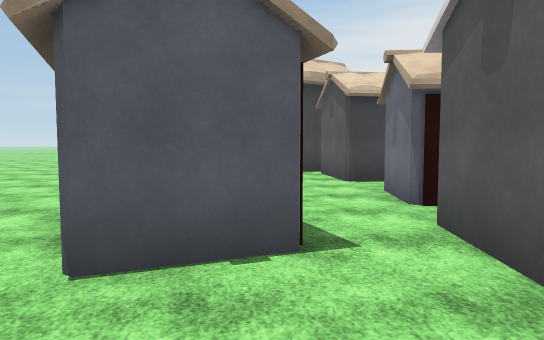
[1] (above)

24 first-person views from a walk through a Unity game level. The camera is 1.5 m above the floor, tilts 4° down and sees 70° across. The floor is counted in squares, 2 m on a side. Each view is taken from the middle of a square. On the plan, view 1 faces up. The plan holds only what a view shows up to about 12 squares ahead; the rest is blank. The place goes on beyond the plan. The player is left out. Some animated figures are left out. Some surface patterns are stand-ins.

[2]
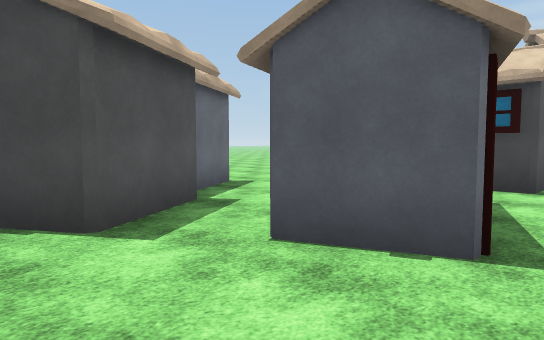

[3]
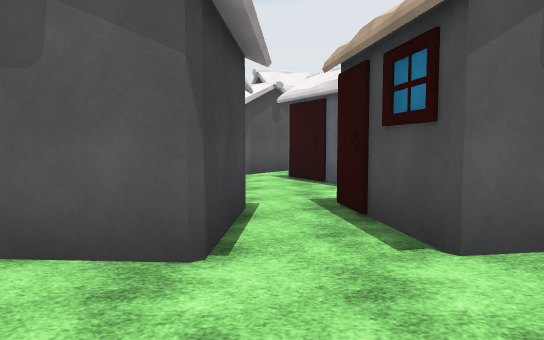

[4]
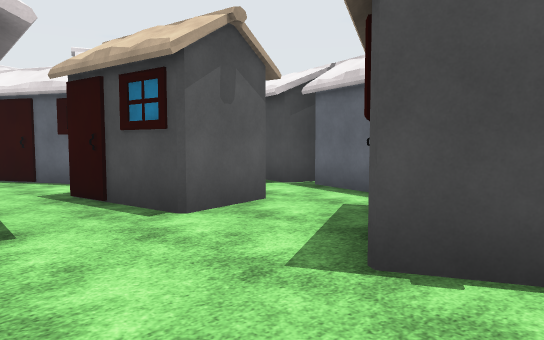

[5]
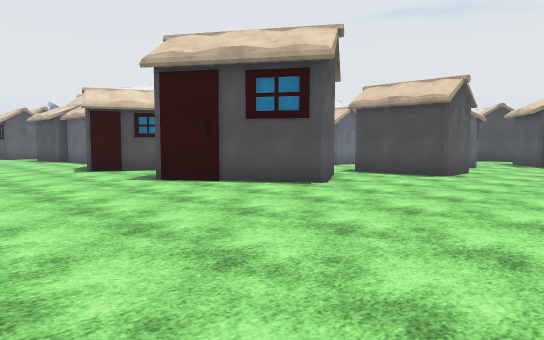

[6]
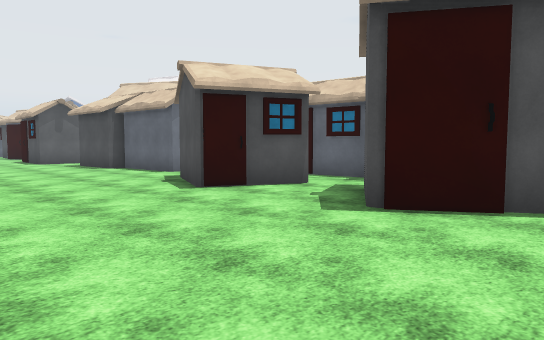

[7]
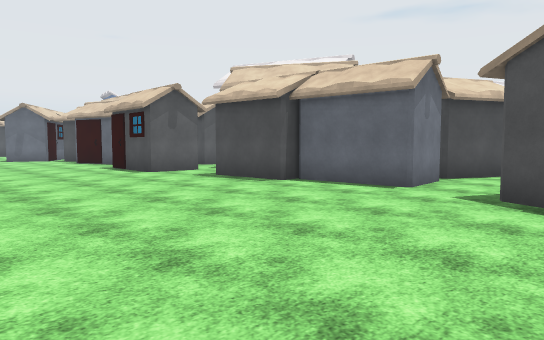

[8]
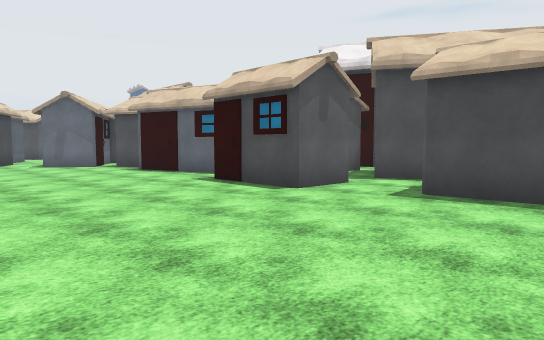

[9]
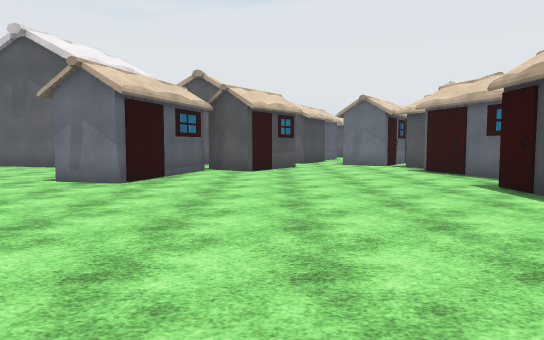

[10]
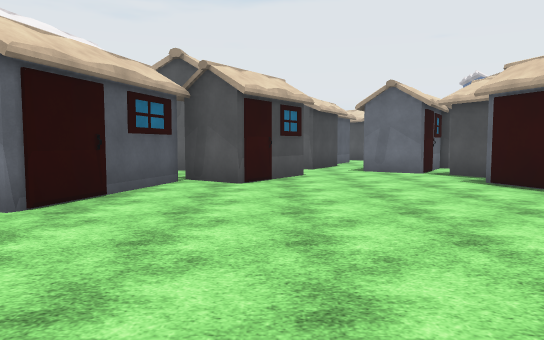

[11]
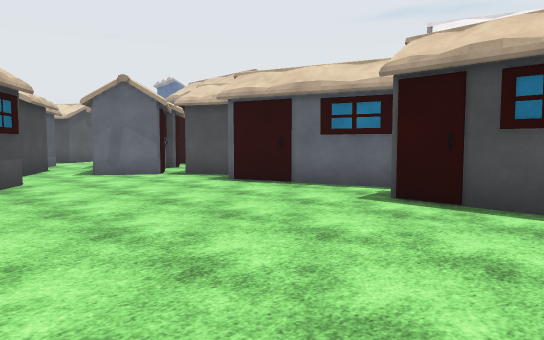

[12]
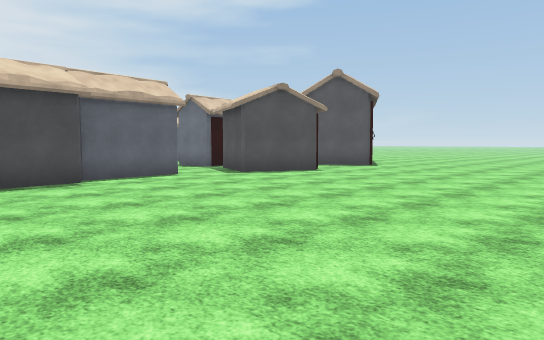

[13]
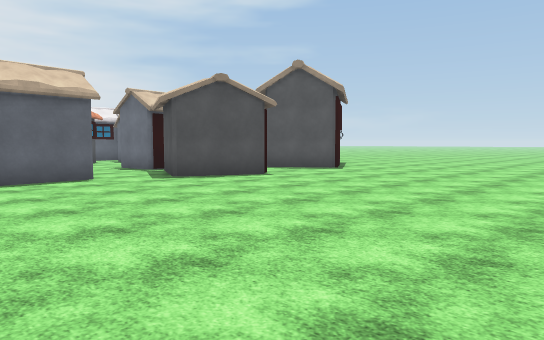

[14]
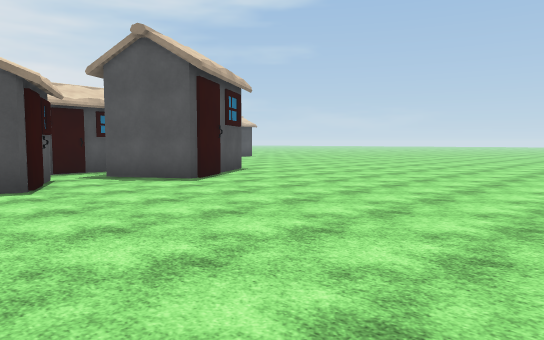

[15]
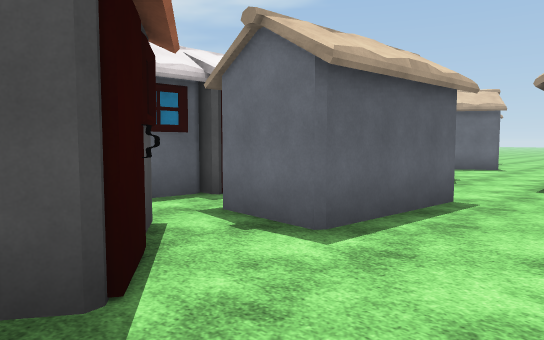

[16]
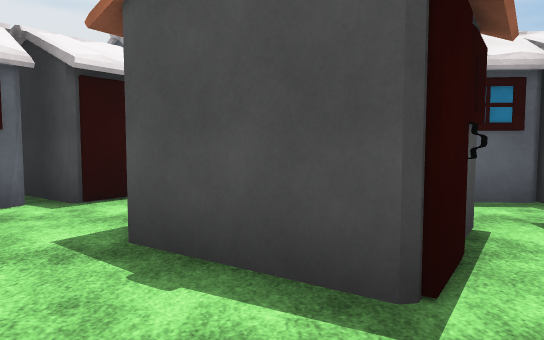

[17]
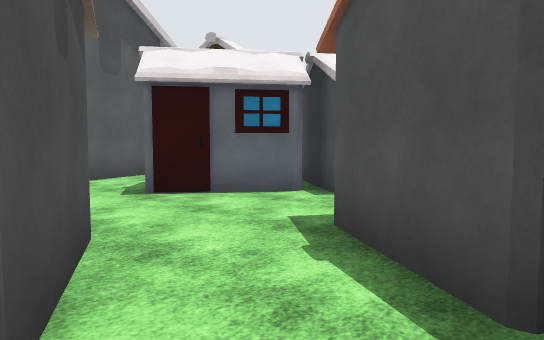

[18]
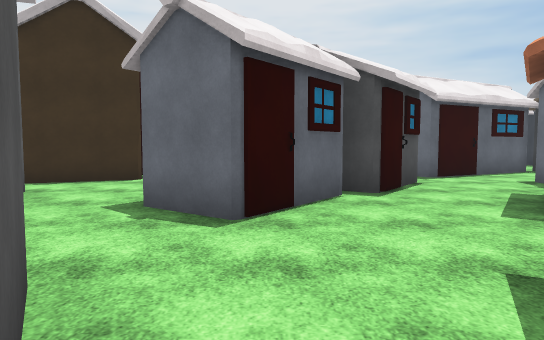

[19]
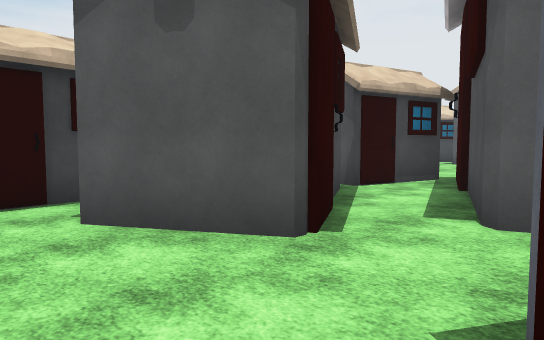

[20]
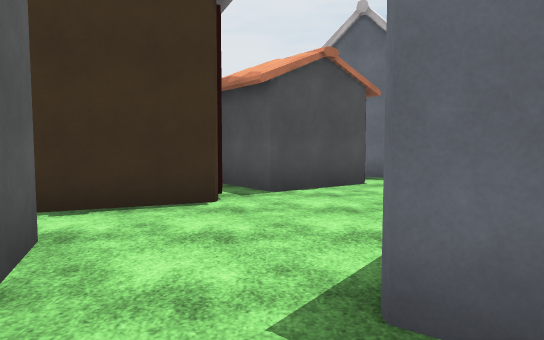

[21]
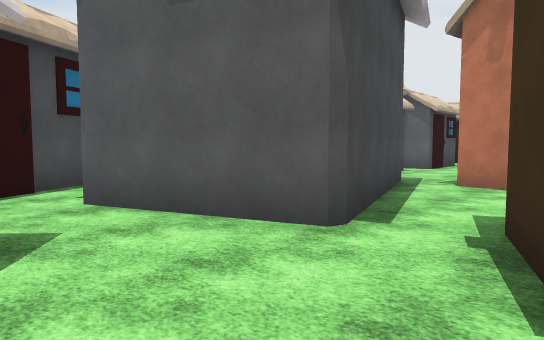

[22]
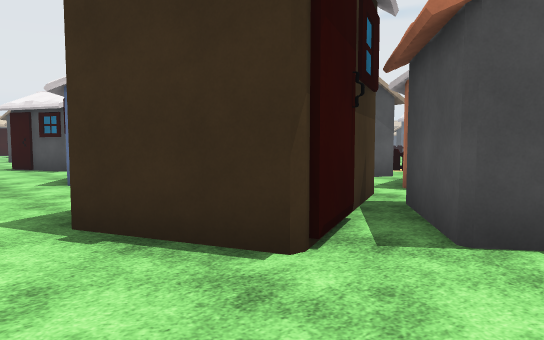

[23]
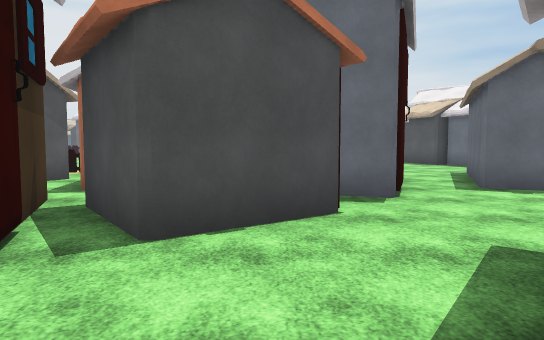

[24]
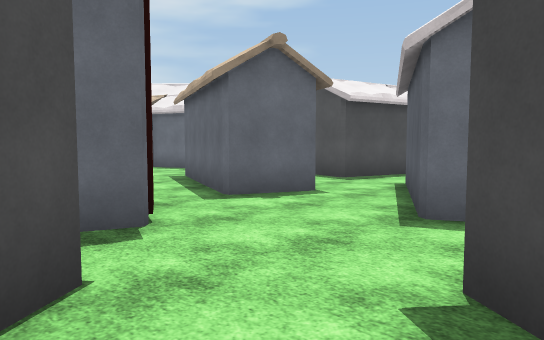

### Floor plan
Key: @ floor where view 1 was taken; # wall or solid block; x gap in a wall; . floor; O other object.
Columns run from 6 left of view 1 to 23 right of it. Each row starts with its distance up from view 1.
 20          .. . .... ....#OOO
 19     .....................OOO.O
 18 ..........................OO
 17 ...........................OO
 16 ..............................
 15 ..............................
 14 .............................#
 13  ......#..OO........OO#...O.OO
 12  .....#.#.OOO.OOOOO.#OO#OO OOO
 11 .....OOOO.OOO.#OOOO...  O
 10 .....#OOOOOO..O  #OOO.
  9 .........OOO..OO .OOO##OO
  8 ....OO..O  ...O  .#O###OO
  7 ....OO.........O..OO####OO   O
  6 ........#OO.OO......##      OO
  5 .O... ..OOOOO O..OO.#  O #....
  4 OO..O ...... O...OO..OOO#...
  3   O..OO.OOO  ..OOO...x...#OO
  2    O.O..OO O#.OOO#...O...OO
  1    O...........OO...#OO.......
  0     ..@.OOO.OO#....OO    O ...
 -1     OO..OO#OOOO..OOOO#       O
 -2       O....OO...OO  O#
 -3        O.....O#.OO   #
 -4         O#O.. O.O    O
 -5           O   O.O
 -6              O..
 -7              ...
 -8             ...
 -9            O..O
-10             O O
-11                OO

Positions as (right, up) in squares from view 1, and headings:
1: (0, 0), facing up
2: (1, 0), facing up-left
3: (-1, 1), facing right
4: (-2, 2), facing down-right
5: (-6, 17), facing down-right
6: (-1, 17), facing down-right
7: (5, 18), facing down-right
8: (10, 18), facing down-right
9: (10, 17), facing right
10: (13, 17), facing right
11: (14, 18), facing down-right
12: (13, 20), facing down-left
13: (11, 20), facing down-left
14: (6, 20), facing down-left
15: (7, 8), facing down-left
16: (7, 8), facing down
17: (6, 8), facing down-right
18: (11, 9), facing down
19: (10, 5), facing up-right
20: (13, 6), facing down
21: (12, 1), facing up-right
22: (12, 3), facing down-right
23: (12, 3), facing down
24: (12, 1), facing down-left
